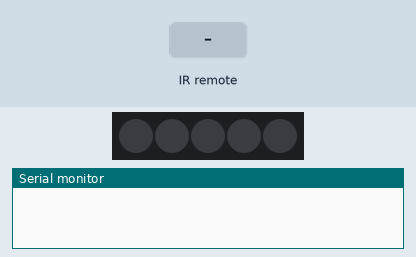
Recording of a sketch running on a simulated Arduino Uno, built with avr-gcc and run on an emulated ATmega328P. Parts: 5 RGB LEDs in strip order, left to right, the last lines printed to the serial monitor. Inputs (shaded band) come from the test bench. Dim RGB values are drawn brighter than linear.

Above: at 1.2 s.
1.3 s: infrared code 0x0 received
At 2.5 s:
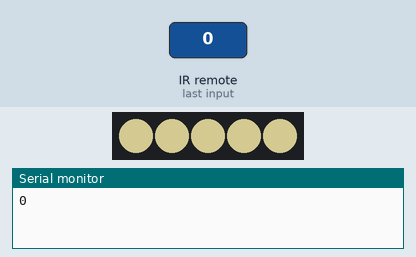
2.8 s: infrared code 0x3 received
At 3.5 s:
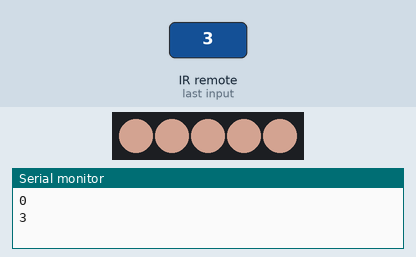
Timing chart, 0 to 5.8 s (numbered marks = the images above; inputs shaded):
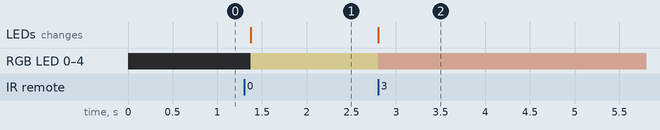

The sketch:

light_scenario.ino
```cpp
#include <WS2812.h>
#include <IRremote.hpp>

#define IR_RECEIVE_PIN 2
#define outputPin 9  // Digital output pin (default: 7)
#define LEDCount 5   // Number of LEDs to drive (default: 9)

WS2812 LED(LEDCount);
cRGB value;

byte intensity;
byte sign;

void setup() {
	LED.setOutput(outputPin); // Digital Pin 7
	LED.setColorOrderRGB();  // Uncomment for RGB color order

	intensity = 0;
	sign = 1;

  Serial.begin(9600);
  IrReceiver.begin(IR_RECEIVE_PIN);
}

void morning_light() {
  for (int b=0; b<255; b++) {
    value.b = b*0.5;
    value.g = b*0.5;
    value.r = b*0.5;

    for (int i=0; i<5; i++) {
      LED.set_crgb_at(i, value);
    }

    LED.sync();
    //delay (100);
  }

  value.b = 174*0.5;
  value.g = 242*0.5;
  value.r = 255*0.5;
  for (int i=0; i<5; i++) {
    LED.set_crgb_at(i, value);
  }
  LED.sync();
 // delay (1000);
}

void day_light() {
  value.b = 174*0.5;
  value.g = 196*0.5;
  value.r = 255*0.5;
  for (int i=0; i<5; i++) {
    LED.set_crgb_at(i, value);
  }
  LED.sync();
  //delay (1000);
}

void evening_light() {
  value.b = 174*0.2;
  value.g = 196*0.2;
  value.r = 255*0.2;
  for (int i=0; i<5; i++) {
    LED.set_crgb_at(i, value);
  }
  LED.sync();
  //delay (1000);
}

void night_light() {
  value.b = 174*0.1;
  value.g = 196*0.1;
  value.r = 255*0.1;
  for (int i=0; i<5; i++) {
    LED.set_crgb_at(i, value);
  }
  LED.sync();
  //delay (1000);
}

void loop() {
  if (IrReceiver.decode()) {
    IrReceiver.resume();
    int command = IrReceiver.decodedIRData.command;

    if (command == 0) {
      morning_light();
    }
    else if (command == 3) {
      day_light();
    }

    else if (command == 1) {
      evening_light();
    }

    else if (command == 9) {
      night_light();
    }
    Serial.println(command);
  }

  //elay(100);
}


// morning 0
// day 3
// evening 1
// night 9
```

Measured:
- after the input at 1.3 s, RGB LED 0–4: off → RGB(127, 121, 87) after 0.07 s; the LEDs: change after 0.07 s (image 1)
- after the input at 2.8 s, RGB LED 0–4: RGB(127, 121, 87) → RGB(127, 98, 87) at once; the LEDs: change at once (image 2)
